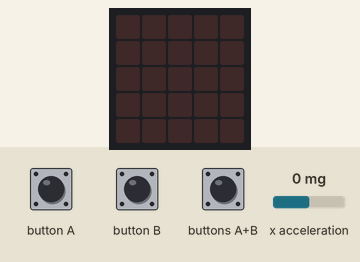
Simulated run of this program. Board: BBC micro:bit running MicroPython. On the bench: the board's 5×5 LED display. The inputs (shaded band) are chosen by the test bench; at power-on: x acceleration 0 mg.

Above: at 1.2 s.
1.3 s: x acceleration set to -546 mg
2.8 s: x acceleration set to -646 mg
At 3.4 s:
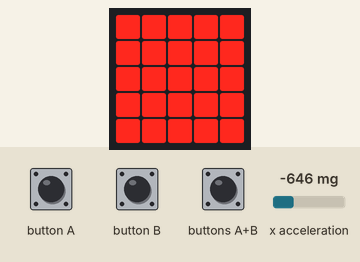
4.3 s: buttons A+B pressed for 0.15 s
At 4.37 s:
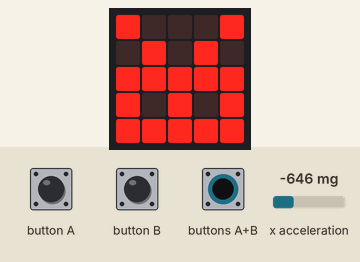
5.9 s: x acceleration set to 0 mg
At 7.0 s:
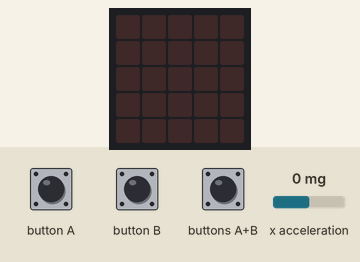
7.4 s: button A pressed for 0.15 s
At 7.47 s:
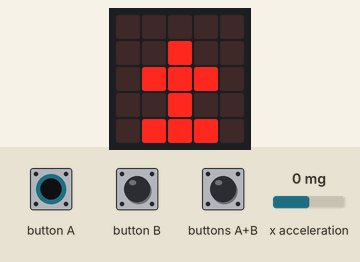
9.0 s: button B pressed for 0.15 s
At 9.07 s:
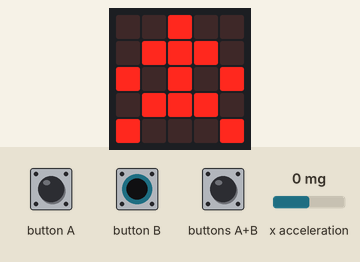
Timing chart, 0 to 11.6 s (numbered marks = the images above; inputs shaded):
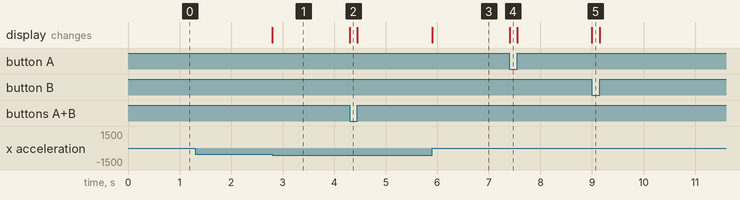

The program:

rpsol.py
```python
# Add your Python code here. E.g.
from microbit import *

rock = Image("09990:99999:99999:99999:00000:")
paper = Image("99999:99999:99999:99999:99999:")
scissors = Image("90009:09090:99999:90909:99999:")
lizard = Image("00000:00900:09990:00900:09990:")
spock = Image("00900:09990:90909:09990:90009:")
blank = Image("00000:00000:00000:00000:00000:")
while True:
    reading = accelerometer.get_x()
    if button_a.is_pressed() and button_b.is_pressed():
        display.show(scissors, delay=1000)
        sleep=1000
    elif reading > 600:
        display.show(rock, delay=1000)
    elif reading < -600:
        display.show(paper, delay=1000)
    elif   button_a.is_pressed():
        display.show(lizard, delay=1000)
    elif  button_b.is_pressed():
        display.show(spock, delay=1000)
    else:
        display.show(blank, delay=1000)
```

Measured:
- the behaviour switches between -600 and -601 mg on x acceleration (found by bisection; images 0 and 1)
- after the input at 1.3 s, every drawn part: stays the same
- after the input at 2.8 s, the display: changes at once (image 1)
- after the input at 4.3 s, the display: changes at once (image 2)
- after the input at 5.9 s, the display: changes at once (image 3)
- after the input at 7.4 s, the display: changes at once (image 4)
- after the input at 9.0 s, the display: changes at once (image 5)
